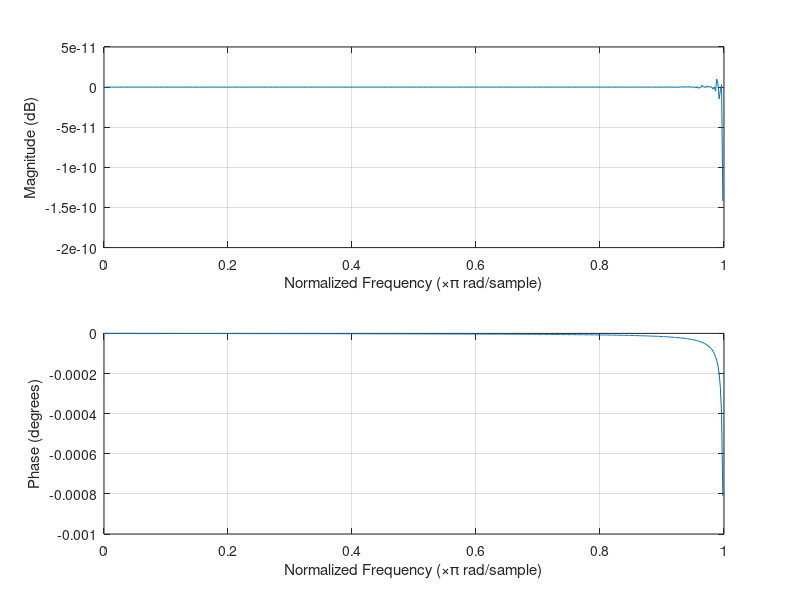

Here is the MATLAB script that generated this plot:
%no % = print
Fs = 10000;
T = 1/Fs;
Rp = 0.5;
Fdp = 1000;
As = 20;
Fds = 3000;
Wdp = 2*pi*Fdp;
Wds= 2*pi*Fds;
Wap = (2/T)*tan((T/2)*Wdp);
Was = (2/T)*tan((T/2)*Wds);

% converts s-domain trans func 
[N, Wn] = buttord(Wap, Was, Rp, As, 's');
[B,A]=butter(N,Wn,'s'); % B = numerator
% B(1)
% B(2)
% B(3)
% B(4)
% A(1)
% A(2)
% A(3)
% A(4)

NUM = [B]; 
DEN = [A]; 

[NUMd,DENd] = bilinear(NUM,DEN,Fs)
freqz(NUMd,DENd);

